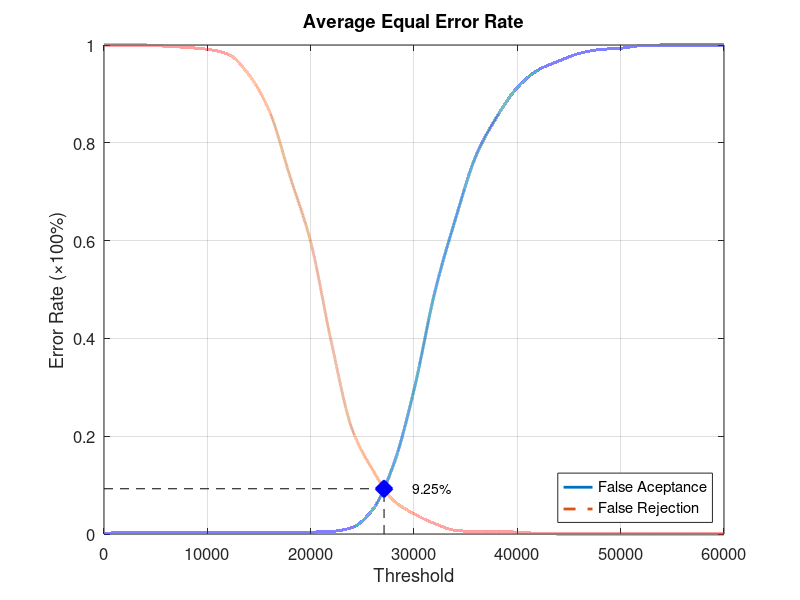
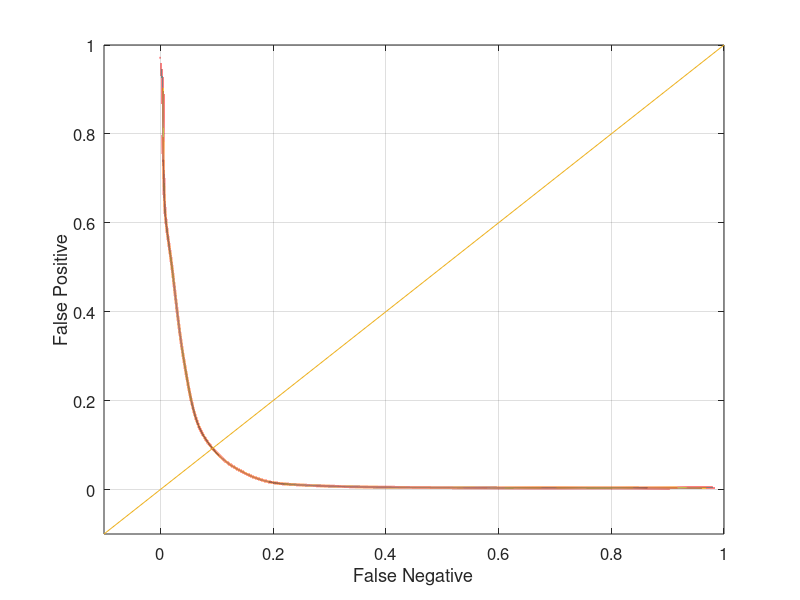

Write the MATLAB code that produced these figures, in order.
function yEER = Experiment5Average
close all;
clear;
clc;
x = 0:2000:60000;
xq = 0:0.5:60000;

y0 = [0 0.00394737 0.00394737 0.00394737 0.00394737 0.00394737 0.00394737 0.00394737 0.00394737 0.00394737 0.00394737 0.00526316 0.0131579 0.05 0.140789 0.294737 0.493421 0.643421 0.773684 0.852632 0.913158 0.948684 0.967105 0.982895 0.99079 0.993421 0.998684 1 1 1 1];
yy0 = interp1(x, y0, xq, 'pchip');
y1 = [1 1 1 0.9975 0.995 0.99125 0.98125 0.94 0.865 0.73125 0.5975 0.3925 0.215 0.13125 0.06875 0.04125 0.02125 0.0075 0.005 0.005 0.00375 0.00125 0 0 0 0 0 0 0 0 0];
yy1 = interp1(x, y1, xq, 'pchip');

% Calculating EER: 
y2 = abs(y0 - y1);
find(y2 == min(y2))
yy2 = abs(yy0 - yy1);
xEER = find(yy2 == min(yy2));
xEERIndex = xq(xEER) % X-axis EER
yEER = yy0(xEER) % Y-axis EER

main = figure
plot(xq, yy0,'-','LineWidth', 2);	hold on
plot(xq, yy1,'--','LineWidth', 2);	hold on
plot([xEERIndex xEERIndex], [0 yEER], 'k--');	hold on
plot([0 xEERIndex], [yEER yEER], 'k--');	hold on
plot(xEERIndex, yEER, 'bx', 'LineWidth', 10);	hold on
text(xEERIndex + 10 * xEERIndex / 100, yEER, [num2str(round((10000 * yEER)) / 100) '%'])
legend('False Aceptance', 'False Rejection', 'Location', 'SouthEast')
xlabel('Threshold')
ylabel('Error Rate (\times100%)')
title('Average Equal Error Rate')
set(gca, 'FontSize', 12)
axis([0 60000 0 1])
grid on

print(main, 'Experiment5AverageMain', '-dpng');
FNRxFPR = figure('Color', [1 1 1]);
plot(yy1, yy0, '-', yy1, yy0, 'LineWidth', 2);
hold on
y = -0.1:0.1:1
plot(y, y); 
set(gca, 'FontSize', 12)
xlabel('False Negative')
ylabel('False Positive')
axis([-0.1 1 -0.1 1])
set(gca, 'FontSize', 12)
grid on

print(FNRxFPR, 'Experiment5AverageFNRxFPR','-dpng');
end
